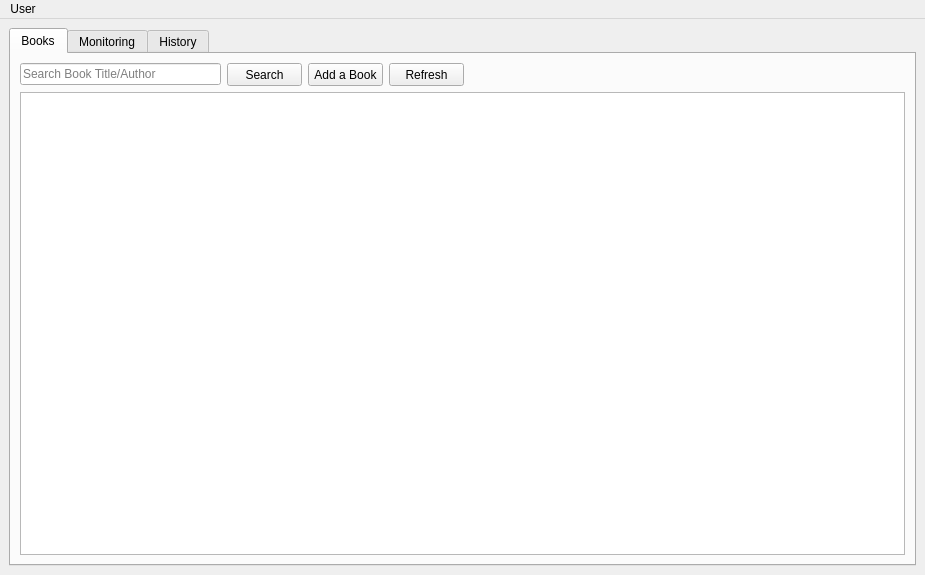
<?xml version="1.0" encoding="UTF-8"?>
<ui version="4.0">
 <class>MainWindow</class>
 <widget class="QMainWindow" name="MainWindow">
  <property name="geometry">
   <rect>
    <x>0</x>
    <y>0</y>
    <width>925</width>
    <height>575</height>
   </rect>
  </property>
  <property name="minimumSize">
   <size>
    <width>891</width>
    <height>575</height>
   </size>
  </property>
  <property name="windowTitle">
   <string>ABC Book Rental Management (Admin)</string>
  </property>
  <widget class="QWidget" name="centralwidget">
   <layout class="QVBoxLayout" name="verticalLayout">
    <item>
     <widget class="QTabWidget" name="tabWidget">
      <property name="currentIndex">
       <number>0</number>
      </property>
      <widget class="QWidget" name="tab_1">
       <attribute name="title">
        <string>Books</string>
       </attribute>
       <layout class="QGridLayout" name="gridLayout_2">
        <item row="0" column="0">
         <layout class="QVBoxLayout" name="verticalLayout_4">
          <item>
           <layout class="QHBoxLayout" name="horizontalLayout">
            <item>
             <widget class="QLineEdit" name="book_searchbar">
              <property name="minimumSize">
               <size>
                <width>201</width>
                <height>20</height>
               </size>
              </property>
              <property name="maximumSize">
               <size>
                <width>201</width>
                <height>16777215</height>
               </size>
              </property>
              <property name="placeholderText">
               <string>Search Book Title/Author</string>
              </property>
             </widget>
            </item>
            <item>
             <widget class="QPushButton" name="book_searchbutton">
              <property name="minimumSize">
               <size>
                <width>75</width>
                <height>23</height>
               </size>
              </property>
              <property name="maximumSize">
               <size>
                <width>75</width>
                <height>16777215</height>
               </size>
              </property>
              <property name="text">
               <string>Search</string>
              </property>
             </widget>
            </item>
            <item>
             <widget class="QPushButton" name="book_addbutton">
              <property name="minimumSize">
               <size>
                <width>75</width>
                <height>23</height>
               </size>
              </property>
              <property name="maximumSize">
               <size>
                <width>75</width>
                <height>23</height>
               </size>
              </property>
              <property name="text">
               <string>Add a Book</string>
              </property>
             </widget>
            </item>
            <item>
             <widget class="QPushButton" name="book_refresh">
              <property name="minimumSize">
               <size>
                <width>75</width>
                <height>23</height>
               </size>
              </property>
              <property name="maximumSize">
               <size>
                <width>75</width>
                <height>23</height>
               </size>
              </property>
              <property name="text">
               <string>Refresh</string>
              </property>
             </widget>
            </item>
            <item>
             <spacer name="horizontalSpacer">
              <property name="orientation">
               <enum>Qt::Horizontal</enum>
              </property>
              <property name="sizeHint" stdset="0">
               <size>
                <width>338</width>
                <height>20</height>
               </size>
              </property>
             </spacer>
            </item>
           </layout>
          </item>
          <item>
           <widget class="QTableWidget" name="book_table"/>
          </item>
         </layout>
        </item>
       </layout>
      </widget>
      <widget class="QWidget" name="tab_2">
       <attribute name="title">
        <string>Monitoring</string>
       </attribute>
       <layout class="QGridLayout" name="gridLayout">
        <item row="0" column="0">
         <layout class="QVBoxLayout" name="verticalLayout_2">
          <item>
           <layout class="QHBoxLayout" name="horizontalLayout_2">
            <item>
             <widget class="QLineEdit" name="cust_searchbar">
              <property name="minimumSize">
               <size>
                <width>181</width>
                <height>20</height>
               </size>
              </property>
              <property name="maximumSize">
               <size>
                <width>181</width>
                <height>20</height>
               </size>
              </property>
              <property name="placeholderText">
               <string>Search Customer Name</string>
              </property>
             </widget>
            </item>
            <item>
             <widget class="QPushButton" name="cust_searchbutton">
              <property name="minimumSize">
               <size>
                <width>75</width>
                <height>23</height>
               </size>
              </property>
              <property name="maximumSize">
               <size>
                <width>75</width>
                <height>23</height>
               </size>
              </property>
              <property name="text">
               <string>Search</string>
              </property>
             </widget>
            </item>
            <item>
             <widget class="QPushButton" name="cust_refresh">
              <property name="minimumSize">
               <size>
                <width>75</width>
                <height>23</height>
               </size>
              </property>
              <property name="maximumSize">
               <size>
                <width>75</width>
                <height>23</height>
               </size>
              </property>
              <property name="text">
               <string>Refresh</string>
              </property>
             </widget>
            </item>
            <item>
             <spacer name="horizontalSpacer_2">
              <property name="orientation">
               <enum>Qt::Horizontal</enum>
              </property>
              <property name="sizeHint" stdset="0">
               <size>
                <width>40</width>
                <height>20</height>
               </size>
              </property>
             </spacer>
            </item>
           </layout>
          </item>
          <item>
           <widget class="QTableWidget" name="cust_table"/>
          </item>
         </layout>
        </item>
       </layout>
      </widget>
      <widget class="QWidget" name="tab_3">
       <attribute name="title">
        <string>History</string>
       </attribute>
       <layout class="QVBoxLayout" name="verticalLayout_3">
        <item>
         <widget class="QTextEdit" name="textEdit">
          <property name="readOnly">
           <bool>true</bool>
          </property>
         </widget>
        </item>
       </layout>
      </widget>
     </widget>
    </item>
   </layout>
  </widget>
  <widget class="QMenuBar" name="menuBar">
   <property name="geometry">
    <rect>
     <x>0</x>
     <y>0</y>
     <width>925</width>
     <height>21</height>
    </rect>
   </property>
   <widget class="QMenu" name="menuUser">
    <property name="title">
     <string>User</string>
    </property>
    <addaction name="switch_user"/>
   </widget>
   <addaction name="menuUser"/>
  </widget>
  <action name="switch_user">
   <property name="text">
    <string>Switch User</string>
   </property>
  </action>
  <action name="admin_addbook">
   <property name="text">
    <string>Add book...</string>
   </property>
  </action>
  <action name="admin_modifybook">
   <property name="text">
    <string>Modify a book...</string>
   </property>
  </action>
  <action name="admin_removebook">
   <property name="text">
    <string>Remove a book...</string>
   </property>
  </action>
 </widget>
 <resources/>
 <connections/>
</ui>
